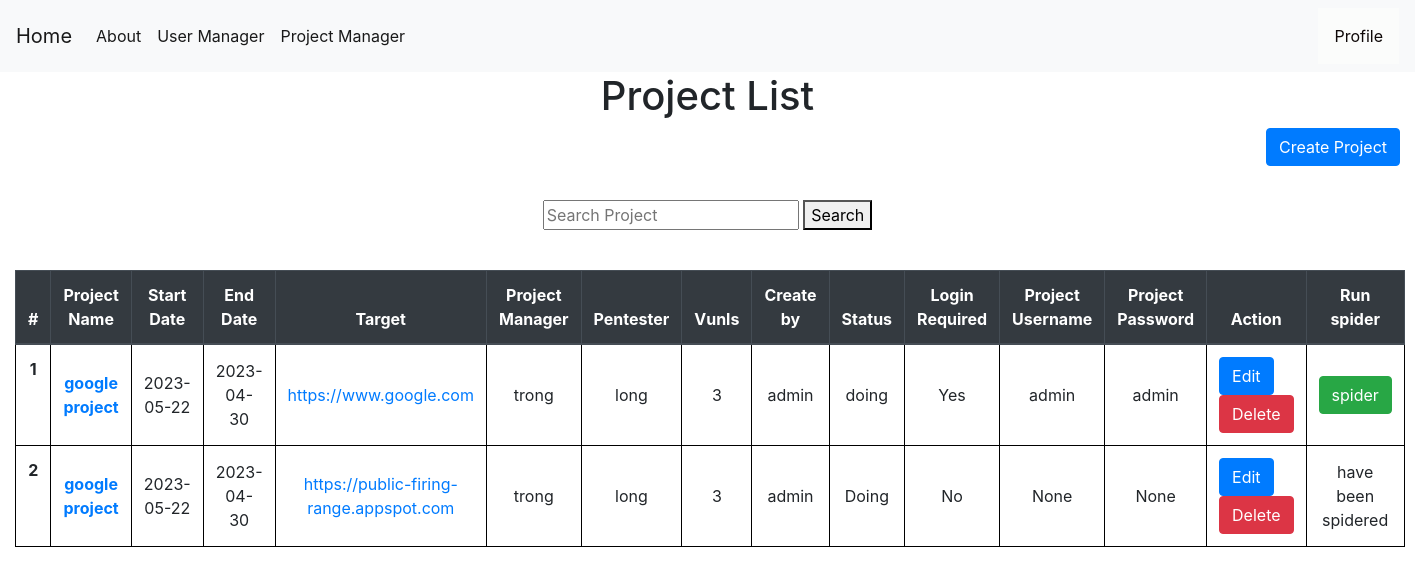
Before: /projectmanager (signed in) with the older database file.
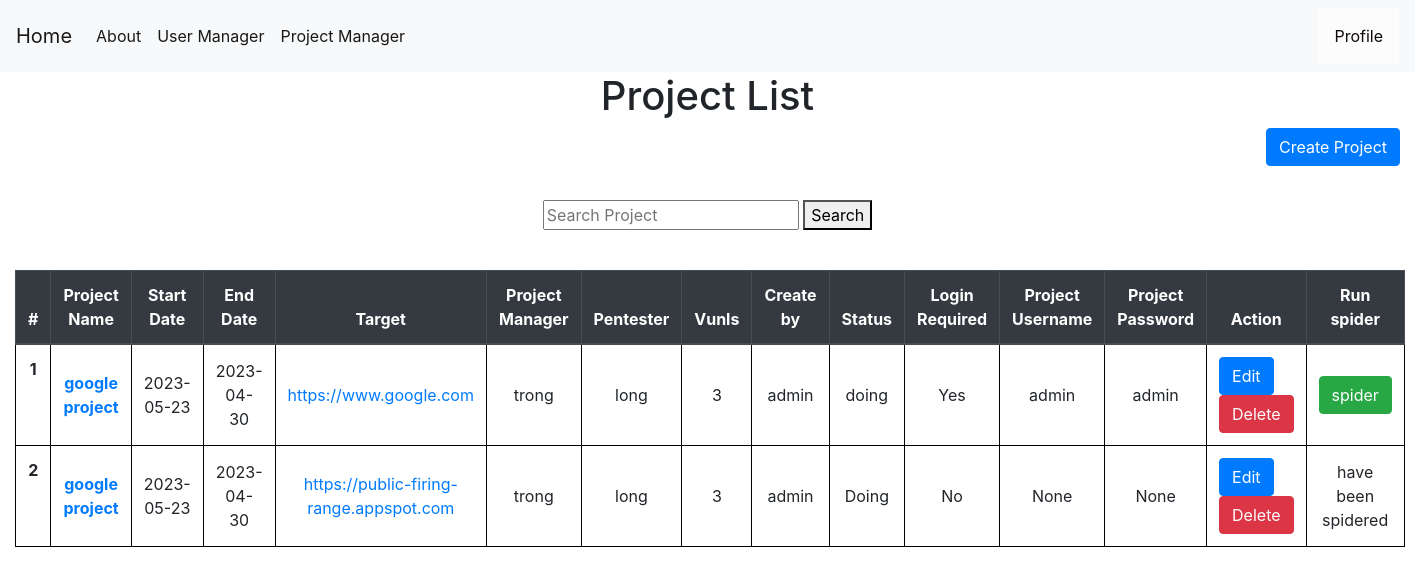
After: the same page with the newer database file.
### tables this page shows
CREATE TABLE projects (
    projectid INTEGER PRIMARY KEY AUTOINCREMENT,
    projectname TEXT NOT NULL,
    startdate date NOT NULL,
    enddate date,
    vunls int,
    target text not null,
    securitylevel TEXT,
    manager TEXT ,
    pentester TEXT ,
    status TEXT NOT NULL,
    create_by INTEGER ,
    isspider TEXT,
    login INTEGER NOT NULL,
    userinfo TEXT ,
    passinfo TEXT ,
    FOREIGN KEY (pentester) REFERENCES users(userid) ON DELETE CASCADE
    FOREIGN KEY (manager) REFERENCES users(userid) ON DELETE CASCADE
    FOREIGN KEY (create_by) REFERENCES users(userid) ON DELETE CASCADE
);

### app.py (the view, shortened to what this page needs)
@app.route('/projectmanager', methods=('GET', 'POST'))
def showproject():
    msg = ''
    if session["userid"] == None:
        return redirect(url_for('login'))
    conn = get_db_connection()
    projects = conn.execute('SELECT * FROM projects').fetchall()
    users = conn.execute('SELECT * FROM users').fetchall()
    conn.commit()
    conn.close()
    return render_template('show_project.html', projects=projects,users=users,msg=msg)

### app.py (called while the page is built)
def get_db_connection():
    conn = sqlite3.connect('database.db')
    conn.row_factory = sqlite3.Row
    return conn

### templates/show_project.html (shortened to what the changed rows need)
{% extends 'base.html' %}
{% block content %}
    <center><h1>{% block title %}  Project List  {% endblock %}</h1></center>
    <link rel= "stylesheet" type= "text/css" href= "{{ url_for('static',filename='css/showuser.css') }}">
<div >
    <table class="table" style="width:100%">
        <thead class="thead-dark" style="width:100%">
          <tr>
            <th style="text-align: center"width="5%" scope="col">#</th>
            <th style="text-align: center"width="10%" scope="col">Project Name</th>
            <th style="text-align: center"width="20%" scope="col">Start Date</th>
            <th style="text-align: center"width="20%" scope="col">End Date</th>
            <th style="text-align: center"scope="col">Target</th>
            <th style="text-align: center"scope="col">Project Manager</th>
            <th style="text-align: center"scope="col">Pentester</th>
            <th style="text-align: center"scope="col">Vunls</th>
            <th style="text-align: center"scope="col">Create by</th>
            <th style="text-align: center"scope="col">Status</th>
            <th style="text-align: center"scope="col">Login Required</th>
            <th style="text-align: center"scope="col">Project Username</th>
            <th style="text-align: center"scope="col">Project Password</th>
            <th style="text-align: center"width="30%" scope="col">Action</th>
            <th style="text-align: center"width="30%" scope="col">Run spider</th>
          </tr>
        </thead>
        <tbody>
        {% for project in projects %}
          <tr >
            <th style="text-align: center" class="counterCell"></th>
            <th style="text-align: center"class="align-middle" scope="row"><a href="{{ url_for('project_detail',id= project.projectid) }} ">{{ project.projectname }}</a></th>
            <td style="text-align: center"class="align-middle" >{{ project.startdate }}</td>
            <td style="text-align: center"class="align-middle" >{{ project.enddate }}</td>
            <td style="text-align: center"class="align-middle" ><a href="{{project.target}}">{{ project.target }}</a></td>
            <td style="text-align: center"class="align-middle" >{{ project.manager }}</td>
            <td style="text-align: center"class="align-middle" >{{ project.pentester }}</td>
            <td style="text-align: center"class="align-middle" >{{ project.vunls }}</td>
            <td style="text-align: center"class="align-middle" >{{ project.create_by }}</td>
            <td style="text-align: center"class="align-middle" >{{ project.status }}</td>
            {% if project.login == 1 %}
            <td style="text-align: center"class="align-middle" >Yes</td>
            {% else %}
            <td style="text-align: center"class="align-middle" >No</td>
            {% endif %}
            <td style="text-align: center"class="align-middle" >{{ project.userinfo }}</td>
            <td style="text-align: center"class="align-middle" >{{ project.passinfo }}</td>
            <td style="text-align: center"class="align-middle" >
              <span style="float:left;">
              <a href="{{ url_for('editproject',id= project.projectid) }} "class="btn btn-primary">Edit</a>
              </span>
              <span style="float:left;">
              <form action="{{ url_for('showproject') }}" method=post >
                  <button id="delete" type=submit class="btn btn-danger" >Delete</button>
              </form>
            </span>
            </td>
            {% if project.isspider != '1' %}
            <td style="text-align: center" class="align-middle" >
              <span style="float:center;">
              <a href="{{ url_for('spiderscan',id= project.projectid) }} "class="btn btn-success">spider</a>
              </span>
            </td>
            {% else %}
            <td style="text-align: center" class="align-middle" >
              <span style="float:center;">
              <a>have been spidered</a>
              </span>
            </td>
            {% endif %}
          </tr>
        {% endfor %}
        </tbody>
      </table>
    </div>
{% endblock %}

Changed rows visible on the page:
changed projects "https://www.google.com": startdate "2023-05-22" → "2023-05-23"
changed projects "https://public-firing-range.appspot.com": startdate "2023-05-22" → "2023-05-23"
